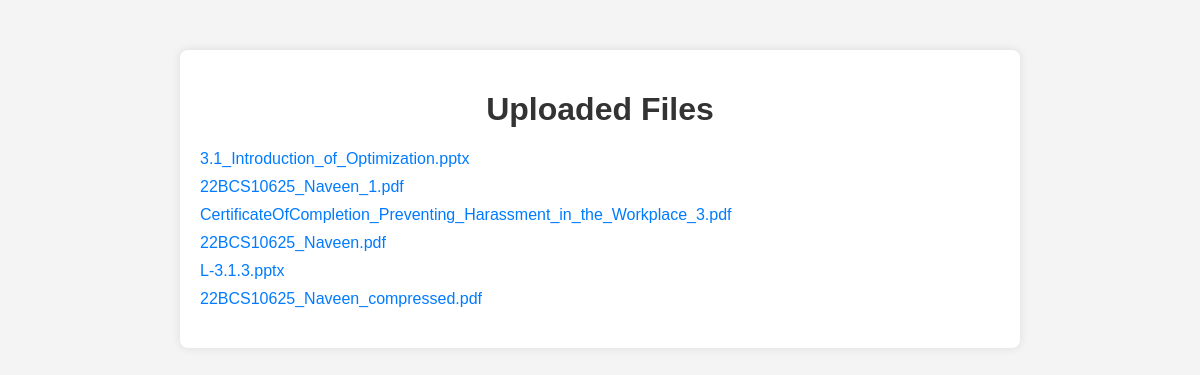
The page /files on the database its author committed.
### application.py (models this page shows)
class UploadedFile(db.Model):
    id = db.Column(db.Integer, primary_key=True)
    filename = db.Column(db.String(255), nullable=False, unique=True)

### application.py (the view)
@app.route('/files')
def files():
    files = UploadedFile.query.all()
    return render_template('files.html', files=files)

### templates/files.html (shortened to what this page needs)
<!DOCTYPE html>
<html lang="en">
<head>
</head>
<body>
    <div class="container">
        <h1>Uploaded Files</h1>
        <ul>
            {% for file in files %}
                <li>
                    <a href="{{ url_for('download_file', filename=file.filename) }}">{{ file.filename }}</a>
                </li>
            {% endfor %}
        </ul>
    </div>
</body>
</html>

### templates/files.html (style rules this page uses)
body { font-family: Arial, sans-serif; background-color: #f4f4f4; margin: 0; padding: 0; }
.container { max-width: 800px; margin: 50px auto; padding: 20px; background-color: #fff; border-radius: 8px; box-shadow: 0 0 10px rgba(0, 0, 0, 0.1); }
h1 { color: #333; text-align: center; }
ul { list-style: none; padding: 0; margin: 20px 0; }
li { margin-bottom: 10px; }
a { text-decoration: none; color: #007bff; transition: color 0.3s; }

### rows shown on the page
UploadedFile: filename "3.1_Introduction_of_Optimization.pptx"
UploadedFile: filename "22BCS10625_Naveen_1.pdf"
UploadedFile: filename "CertificateOfCompletion_Preventing_Harassment_in_the_Workplace_3.pdf"
UploadedFile: filename "22BCS10625_Naveen.pdf"
UploadedFile: filename "L-3.1.3.pptx"
UploadedFile: filename "22BCS10625_Naveen_compressed.pdf"
